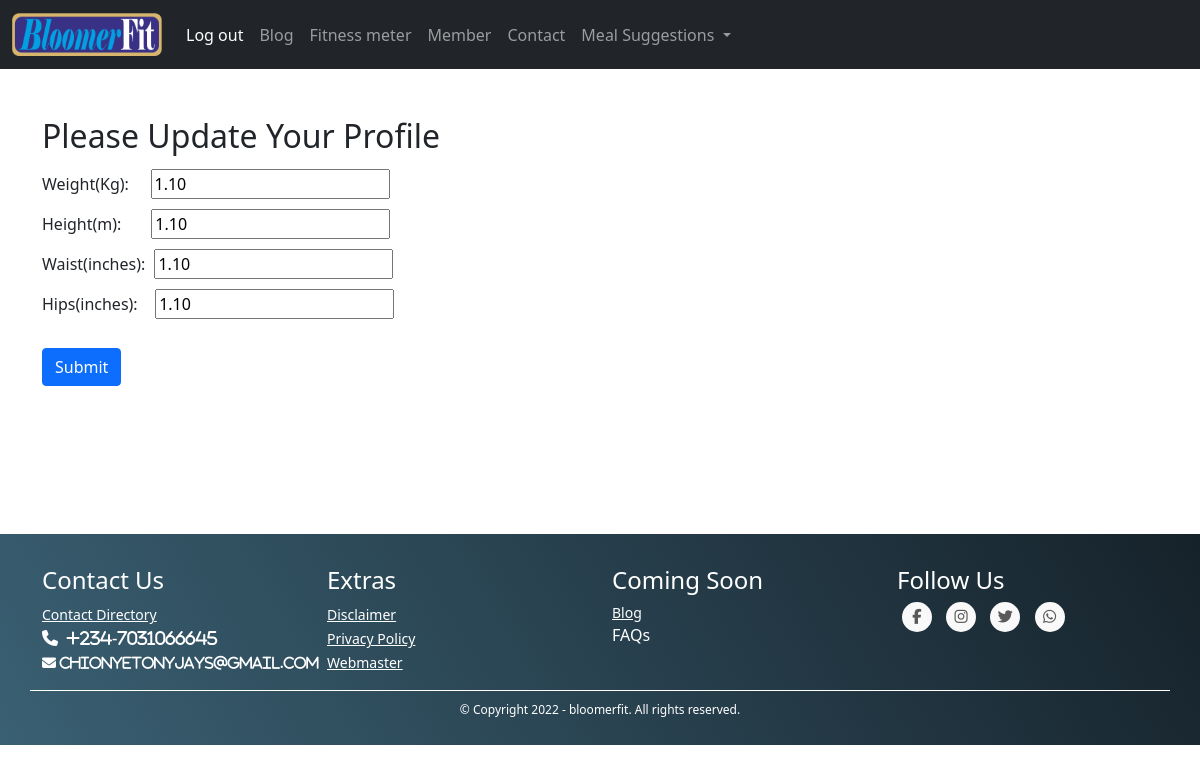
/profile/ (signed in), run on the app's committed database.
### users/models.py (models this page shows, shortened)
class User(AbstractBaseUser, PermissionsMixin):
    email = models.EmailField(_('email address'), unique=True)
    first_name = models.CharField(_('first name'), max_length=30, blank=True)
    last_name = models.CharField(_('last name'), max_length=30, blank=True)
    date_joined = models.DateTimeField(_('date joined'), auto_now_add=True)
    is_active = models.BooleanField(default=True)
    is_staff = models.BooleanField(default=False)
    weight=models.DecimalField(max_digits=5, decimal_places=2, default= 1.10)
    height=models.DecimalField(max_digits=5, decimal_places=2, default= 1.10)
    waist=models.DecimalField(max_digits=5, decimal_places=2, default= 1.10)
    hips=models.DecimalField(max_digits=5, decimal_places=2, default= 1.10)
    GENDER=(
        ('MALE', 'Male'),
        ('FEMALE', 'Female'),
    )
    gender = models.CharField(max_length=6, choices=GENDER, default='Male')
    objects = UserManager()
    USERNAME_FIELD = 'email'
    REQUIRED_FIELDS = []
    class Meta:
        verbose_name = _('user')
        verbose_name_plural = _('users')
    def update_first_login(sender, user, **kwargs):
        if user.last_login is None:
            kwargs['request'].session['first_login'] = True
        update_last_login(sender, user, **kwargs)
    user_logged_in.disconnect(update_last_login)
    user_logged_in.connect(update_first_login)

### users/views.py (the view, shortened to what this page needs)
# urls.py: path('profile/', views.profile, name='profile'),
@login_required
def profile(request):
	u = User.objects.get(email=request.user.email)
	log=StatsLogin()
	form = NewUserChangeForm()
	weight=u.weight
	height=u.height
	waist=u.waist
	hips=u.hips
	return render(request, "users/profile.html", {'form':form, 'weight':weight, 'height':height, 'waist':waist, 'hips':hips })

### users/forms.py
class NewUserChangeForm(UserChangeForm):
    class Meta:
        model = User
        fields = ('weight', 'height','waist', 'hips')
        weight = forms.DecimalField(
            widget=forms.NumberInput(attrs={
                "class": "form-control"
            })
        )
        height = forms.DecimalField(
            widget=forms.NumberInput(attrs={
                "class": "form-control"
            })
        )
        waist = forms.DecimalField(
            widget=forms.NumberInput(attrs={
                "class": "form-control"
            })
        )
        hips = forms.DecimalField(
            widget=forms.NumberInput(attrs={
                "class": "form-control"
            })
        )

### users/templates/users/profile.html (shortened to what this page needs)
{% extends "users/base.html" %}
{% load crispy_forms_tags %}
{% block body %}
<div class="container py-5">
  <h2>Please Update Your Profile</h2>
  <form action="{% url 'users:profile' %}" method="POST">
      <div class="fieldWrapper">
          <label for="{{ form.weight.id_for_label }}">Weight(Kg):</label>&nbsp;&nbsp;&nbsp;
          <input id="weight" type="text" name="weight" value="{{ weight }}">
      </div>
      <div class="fieldWrapper">
          <label for="{{ form.height.id_for_label }}">Height(m):</label>&nbsp;&nbsp;&nbsp;&nbsp;&nbsp;
          <input id="height" type="text" name="height" value="{{ height }}">
      </div>
      <div class="fieldWrapper">
          <label for="{{ form.waist.id_for_label }}">Waist(inches):</label>
          <input id="waist" type="text" name="waist" value="{{ waist }}">
      </div>
      <div class="fieldWrapper">
          <label for="{{ form.hips.id_for_label }}">Hips(inches):</label>&nbsp;&nbsp;
          <input id="hips" type="text" name="hips" value="{{ hips }}">
      </div>
          <br> <button class="btn btn-primary" type="submit">Submit</button>
  </form>
</div>
{% endblock %}

### users/templates/users/profile.html (style rules this page uses)
input { margin: 5px }

### data on the page
User: weight "1.10", height "1.10", waist "1.10", hips "1.10"
